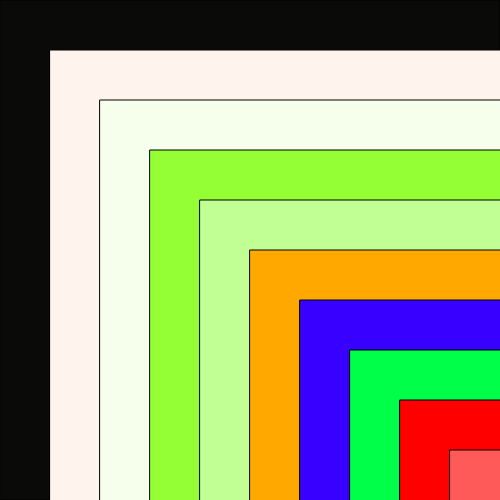
Frame 1 (no input)
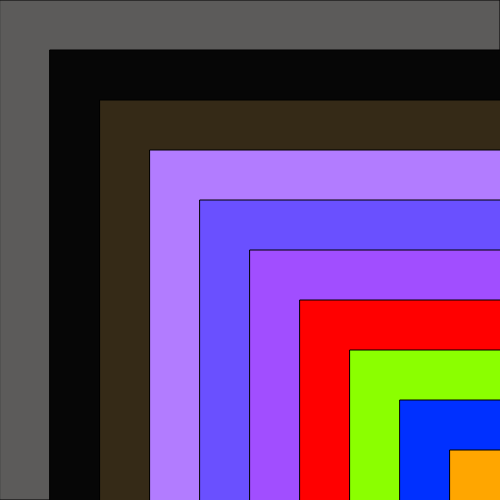
Frame 60 (no input)
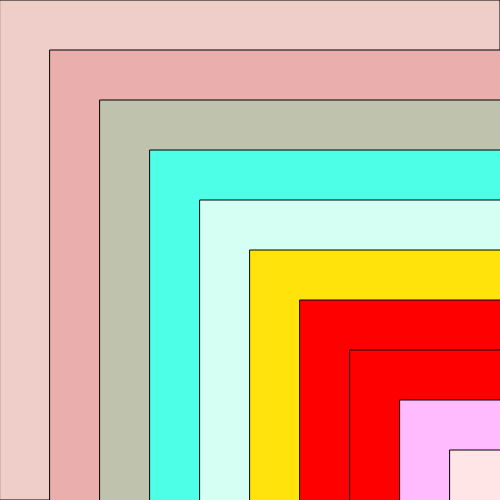
Frame 120 (the mouse pressed at the canvas centre since frame 60)

The p5.js sketch that drew these frames (run headless with seeded random() and noise() and a simulated clock; from frame 60 on, the mouse is pressed at the canvas centre):

// p5.js sketch
// ── sketch.js
function colorValue(x) {
  return (x + 1) * 100 * Math.random();
}
function setup() {
  createCanvas(500, 500);
  colorMode(HSB, width, height, 100);
  // background(199, 70, 88);
}

function draw(x) {
  // fill(215, 64, 255);
  // rect(x*10, x*10, width, height);
  for (let x = 0; x < 10; x = x + 1) {
    fill(colorValue(x), colorValue(x), colorValue(x));
    rect(x * 50, x * 50, width, height);
  }
}

//  for(let x = 0; x < 10; x = x+1){
//    draw(x)

//  }
